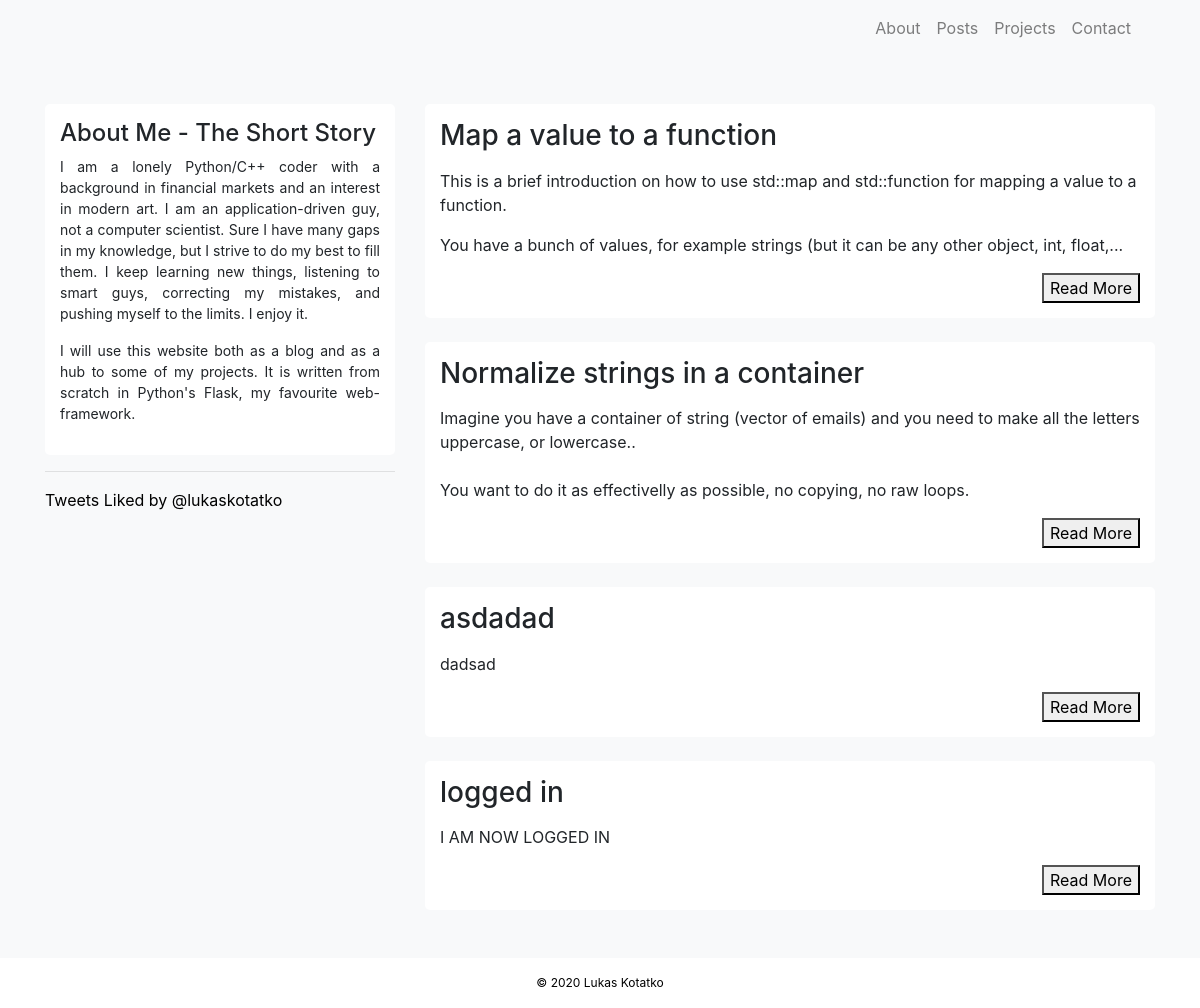
Before: / with the older database file.
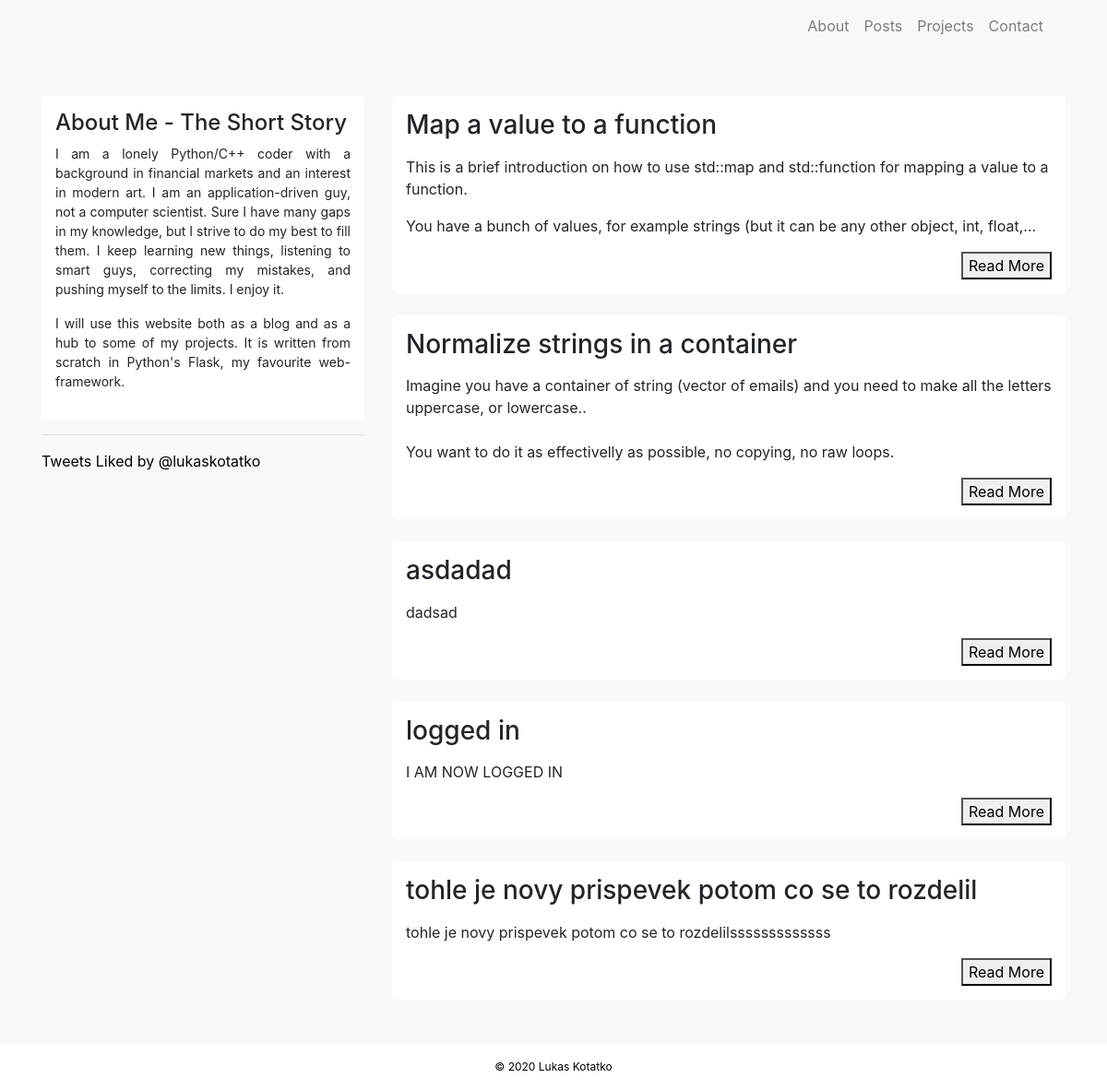
After: the same page with the newer database file.
### application/models.py (models this page shows, shortened)
class PostModel(db.Model):
    __tablename__ = "posts"
    id = db.Column(db.Integer, primary_key=True)
    title = db.Column(db.String(128), unique=False, nullable=False)
    body = db.Column(db.Text, unique=False, nullable=False)
    tags = db.Column(db.Text, unique=False, nullable=True)
    time_posted = db.Column(db.DateTime, unique=False, nullable=False)

### application/routes.py (the view)
@app.route('/')
def index():
    posts = PostModel.query.all()
    return render_template("posts.html", posts=posts)

### application/templates/posts.html (shortened to what this page needs)
{% extends 'layout.html' %}
{% block content %}
<div class="row">
    <div class="container col-sm-4" style="text-align: justify">
        <div class="mycontainer">
            <h4>About Me - The Short Story</h4>
            <p class="about">I am a lonely Python/C++ coder with a background in financial markets and an interest in modern art. I am an application-driven guy, not a computer scientist. Sure I have many gaps in my knowledge, but I strive to do my best to fill them. I keep learning new things, listening to smart guys, correcting my mistakes, and pushing myself to the limits. I enjoy it.</p>
            <p class="about">I will use this website both as a blog and as a hub to some of my projects. It is written from scratch in Python's Flask, my favourite web-framework.</p>
        </div>
        <hr>
        <div>
            <a class="twitter-timeline" data-theme="light" href="https://twitter.com/lukaskotatko/likes?ref_src=twsrc%5Etfw">Tweets Liked by @lukaskotatko</a>
        </div>
    </div>
    <div class="container col-sm-8">
        {% for post in posts %}
            <article class="mycontainer">
                <h3>{{ post.title }}</h3>
                <p>{{ post.body | safe | truncate(220) }}
                </p>
                <div style="text-align: right">
                    <a href="{{ url_for('post', post_id = post.id) }}"><button class="uk-button uk-button-small">Read More</button></a>
                </div>
            </article>
            <br>
        {% endfor %}
    </div>
</div>
{% endblock %}

### application/templates/layout.html (shortened to what this page needs)
<!DOCTYPE html>
<html lang="en">
    <head>
        <link rel="stylesheet" href="https://stackpath.bootstrapcdn.com/bootstrap/4.5.0/css/bootstrap.min.css">
        <link rel="stylesheet" href="https://cdn.jsdelivr.net/npm/uikit@3.4.1/dist/css/uikit.min.css" />
        <link rel="stylesheet" href="{{ url_for('static', filename='css/style.css')}}">
    </head>
    <body class="d-flex flex-column min-vh-100">
        <header>
        {% include 'partials/navbar-top.html' %}
        </header>
        <div class="container pt-5">
            <main>
            {% block content %}
            {% endblock %}
            </main>
        </div>
        {% include 'partials/footer.html' %}
    </body>
</html>

### application/templates/partials/navbar-top.html (shortened to what this page needs)
<div class="container">
  <nav class="navbar navbar-expand-lg navbar-light bg-light">
      <div class="collapse navbar-collapse" id="navbarTogglerDemo02">
        <ul class="navbar-nav ml-auto">
          <li class="nav-item">
              <a class="nav-link" href="{{ url_for('about')}}">About</a>
            </li>
          <li class="nav-item">
            <a class="nav-link" href="{{ url_for('posts')}}">Posts</a>
          </li>
          <li class="nav-item">
              <a class="nav-link" href="{{ url_for('projects')}}">Projects</a>
          </li>
          <li class="nav-item">
              <a class="nav-link" href="{{ url_for('contact')}}">Contact</a>
          </li>
        </ul>
      </div>
    </nav>
</div>

### application/templates/partials/footer.html
<br>
<footer class="footer mt-auto page-footer font-small" style="font-size: 12px; background-color: white;">
    <div class="footer-copyright text-center py-3">
        <a href="{{url_for('admin')}}"> © 2020 Lukas Kotatko</a>
    </div>
 </footer>

### application/static/css/style.css (style rules this page uses)
html, body { background-color: #F8F9FA; }
a:link { color: black; }
.mycontainer { background-color: white; padding: 15px; border-radius: 5px; }
body { margin:0; padding:0; }
.about { font-size: 14px; }
footer { font-size: 10px; color: #DCDCDC; }

Changed rows visible on the page:
added PostModel: title "tohle je novy prispevek potom co se to rozdelil", body "tohle je novy prispevek potom co se to rozdelilsssssssssssss"
